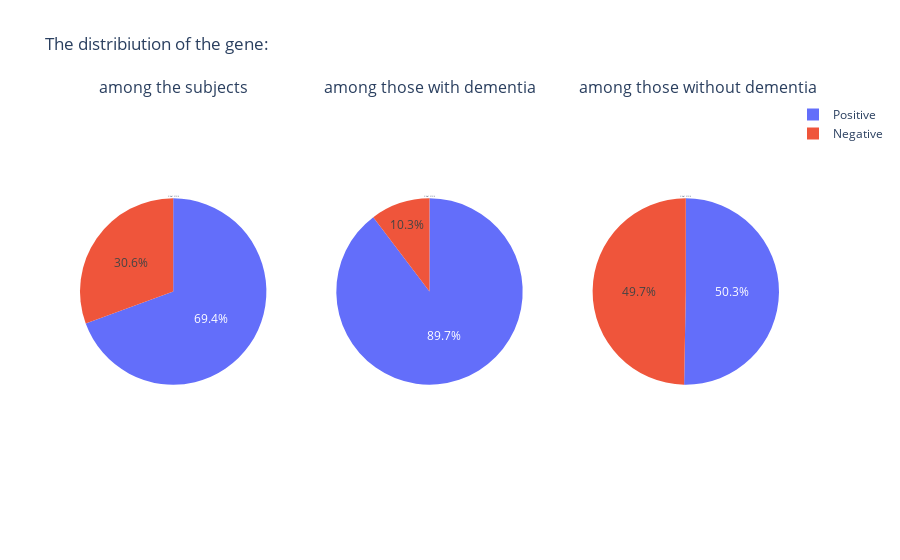

The notebook cell saved with this chart:
### Code cell
APOE_count_all = dmn_df['APOE_ε4'].value_counts()
APOE_count_sick = only_sick['APOE_ε4'].value_counts()
APOE_count_not_sick = not_sick['APOE_ε4'].value_counts()

fig = make_subplots(rows=1, cols=3, specs=[[{'type':'pie'}, {'type':'pie'}, {'type':'pie'}]], subplot_titles=['among the subjects','among those with dementia', '\n\n\n\n\n among those without dementia'],horizontal_spacing=0.1)

fig.add_trace(go.Pie(labels=APOE_count_all.index, values=APOE_count_all, title={'text': 'כותרת ראשית', 'font': {'size': 2}}), row=1, col=1)

fig.add_trace(go.Pie(labels=APOE_count_sick.index, values=APOE_count_sick, title={'text': 'כותרת ראשית', 'font': {'size': 2}}), row=1, col=2)

fig.add_trace(go.Pie(labels=APOE_count_not_sick.index, values=APOE_count_not_sick, title={'text': 'כותרת ראשית', 'font': {'size': 2}}), row=1, col=3)
fig.update_layout(title_text= 'The distribiution of the gene:')
fig.show()

### Figure 1 — Plotly figure (JSON) as saved in the notebook; plotly's stock layout.template omitted (floating-point values rounded to 4 significant figures)
{"data": [{"domain": {"x": [0, 0.2667], "y": [0, 1]}, "labels": ["Positive", "Negative"], "title": {"font": {"size": 2}, "text": "כותרת ראשית"}, "type": "pie", "values": [694, 306]}, {"domain": {"x": [0.3667, 0.6333], "y": [0, 1]}, "labels": ["Positive", "Negative"], "title": {"font": {"size": 2}, "text": "כותרת ראשית"}, "type": "pie", "values": [435, 50]}, {"domain": {"x": [0.7333, 1], "y": [0, 1]}, "labels": ["Positive", "Negative"], "title": {"font": {"size": 2}, "text": "כותרת ראשית"}, "type": "pie", "values": [259, 256]}], "layout": {"annotations": [{"font": {"size": 16}, "showarrow": false, "text": "among the subjects", "x": 0.1333, "xanchor": "center", "xref": "paper", "y": 1, "yanchor": "bottom", "yref": "paper"}, {"font": {"size": 16}, "showarrow": false, "text": "among those with dementia", "x": 0.5, "xanchor": "center", "xref": "paper", "y": 1, "yanchor": "bottom", "yref": "paper"}, {"font": {"size": 16}, "showarrow": false, "text": "\n\n\n\n\n among those without dementia", "x": 0.8667, "xanchor": "center", "xref": "paper", "y": 1, "yanchor": "bottom", "yref": "paper"}], "autosize": true, "title": {"text": "The distribiution of the gene:"}}}
